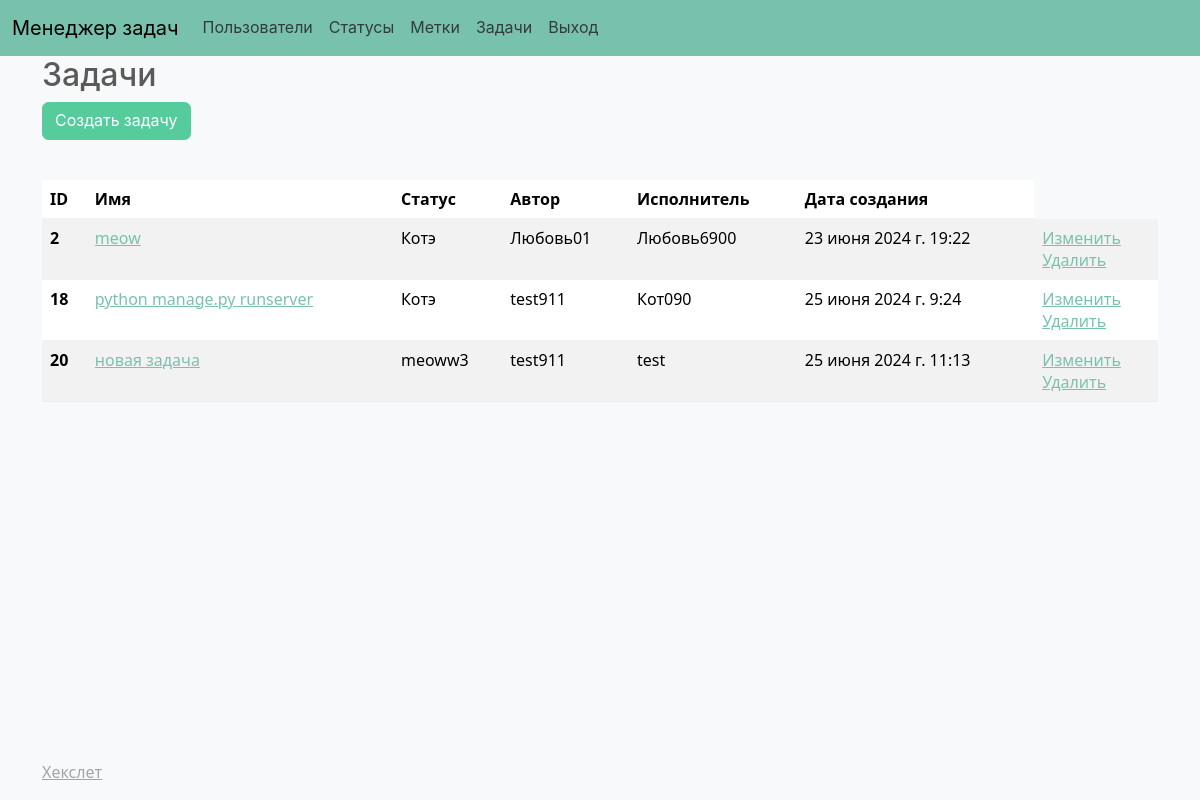
Screenshot of /tasks/ (signed in) with the database file from the repository.
### task_manager/models.py (models this page shows, shortened)
class Task(models.Model):
    name = models.CharField(max_length=100, verbose_name=_('Name'))
    description = models.TextField(verbose_name=_('Description'))
    status = models.ForeignKey(Status, on_delete=models.CASCADE, related_name='tasks', default=1, verbose_name=_('Status'))
    author = models.ForeignKey(CustomUser, related_name='author_tasks', on_delete=models.CASCADE, verbose_name=_('Author'))
    executor = models.ForeignKey(CustomUser, related_name='executor_tasks', on_delete=models.CASCADE, null=True, verbose_name=_('Executor'))
    created_at = models.DateTimeField(auto_now_add=True, verbose_name=_('Дата создания'))
    updated_at = models.DateTimeField(auto_now=True)
    label = models.ManyToManyField(Label, related_name='tasks')

class Status(models.Model):
    name = models.CharField(verbose_name=_('Name'), max_length=100, validators=[])
    created_at = models.DateTimeField(auto_now_add=True)

class CustomUser(AbstractUser):
    first_name = models.CharField(max_length=100)
    last_name = models.CharField(max_length=100)
    username = models.CharField(max_length=150, unique=True)
    password = models.CharField(max_length=100)
    REQUIRED_FIELDS = ['first_name', 'last_name']
    def __str__(self):
        return self.username

### task_manager/views.py (the view)
# urls.py: path('tasks/', views.task_list, name='task_list'),
@login_required
def task_list(request):
    tasks = Task.objects.all()
    statuses = Status.objects.all()
    return render(request, 'tasks/tasks.html', {'tasks': tasks, 'statuses': statuses})

### task_manager/templates/tasks/tasks.html
{% extends 'base.html' %}
{% load i18n %}
{% block content %}
  <h2>{% trans 'Tasks' %}</h2>
  <a href="{% url 'task_create' %}" class="btn btn-success mb-3">{% trans 'Create task' %}</a>
  <table class="table table-striped mt-4">
    <thead>
      <tr>
        <th scope="col">{% trans 'ID' %}</th>
        <th scope="col">{% trans 'Name' %}</th>
        <th scope="col">{% trans 'Status' %}</th>
        <th scope="col">{% trans 'Author' %}</th>
        <th scope="col">{% trans 'Executor' %}</th>
        <th scope="col">{% trans 'Creation date' %}</th>
      </tr>
    </thead>
    <tbody>
      {% for task in tasks %}
        <tr>
          <th scope="row">{{ task.id }}</th>
                    <td><a href="{% url 'task_detail' task.id %}">{{ task.name }}</a></td>
          <td>{{ task.status.name }}</td>
          <td>{{ task.author }}</td>
          <td>{{ task.executor }}</td>
          <td>{{ task.created_at }}</td>
          <td>
            <div><a href="{% url 'task_update' task.id %}">{% trans "Edit" %}</a></div>
            <div><a href="{% url 'task_delete' task.id %}">{% trans "Delete" %}</a></div>
          </td>
        </tr>
      {% endfor %}
    </tbody>
  </table>
{% endblock %}

### rows the page displays
Task: id "2", name "meow", status.name "Котэ", author "Любовь01", executor "Любовь6900", created_at "23 июня 2024 г. 19:22"
Task: id "18", name "python manage.py runserver", status.name "Котэ", author "test911", executor "Кот090", created_at "25 июня 2024 г. 9:24"
Task: id "20", name "новая задача", status.name "meoww3", author "test911", executor "test", created_at "25 июня 2024 г. 11:13"
